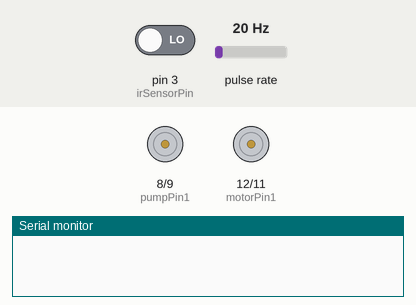
The sketch below on a simulated Arduino Uno, built with avr-gcc and run on an emulated ATmega328P. Parts: motor-driver pin pairs drawn as motors (green arrow = first pin HIGH = forward, orange = second pin HIGH = backward, longer = more drive, scaled by the enable pin), the last lines printed to the serial monitor. Wiring (inferred from the names in the program): pulse sensor: data pin 2. The test bench sets the inputs (shaded band); at power-on: pin 3 (irSensorPin) LOW, pulse rate 20 Hz.

Above: at 1.2 s.
1.3 s: pin 3 (irSensorPin) driven HIGH
At 2.2 s:
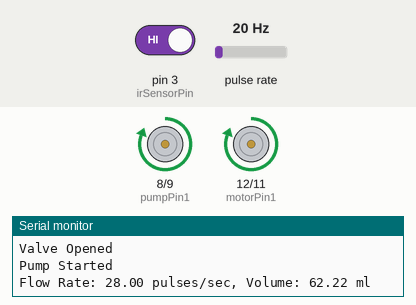
2.9 s: pulse rate (sensor on pin 2) set to 14 Hz
5.9 s: pulse rate (sensor on pin 2) set to 11 Hz
Timing chart, 0 to 8.9 s (numbered marks = the images above; inputs shaded):
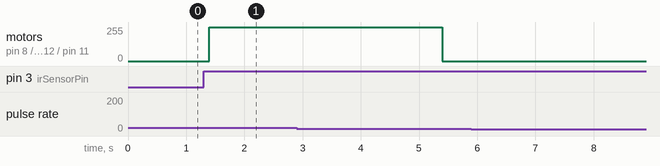

The sketch:

filling.ino
```cpp
// Pin Definitions
const int irSensorPin = 3; // IR sensor to detect product
const int pumpPinEN = 10;
const int pumpPin2 = 9; // Water pump control (relay or transistor)
const int pumpPin1 = 8;
const int motorPin1 = 12;   // L293N Motor control input 1 (for valve)
const int motorPin2 = 11;   // L293N Motor control input 2 (for valve)
const int enablePin = 13;   // L293N Motor driver enable pin (optional for speed control)
const int flowMeterPin = 2; // Flow meter signal input

// Flowmeter Variables
volatile int flowCount = 0;
float flowRate = 0.0;
unsigned long lastFlowTime = 0;
unsigned long lastMillis = 0;
float volume = 0.0; // Volume dispensed in milliliters

// Calibration
const float targetVolume = 200.0;                // Target volume in ml
const float pulsePerLiter = 450.0;               // YF-S401 flowmeter pulses per liter
const float mlPerPulse = 1000.0 / pulsePerLiter; // ml per pulse

void setup()
{
    // Set up pins
    pinMode(irSensorPin, INPUT);
    pinMode(pumpPinEN, OUTPUT);
    pinMode(pumpPin1, OUTPUT);
    pinMode(pumpPin2, OUTPUT);
    pinMode(motorPin1, OUTPUT);
    pinMode(motorPin2, OUTPUT);
    pinMode(enablePin, OUTPUT); // Optional: For speed control via PWM
    pinMode(flowMeterPin, INPUT);

    // Attach interrupt for flowmeter
    attachInterrupt(digitalPinToInterrupt(flowMeterPin), flowMeterISR, RISING);

    // Initialize the serial monitor
    Serial.begin(9600);
}

void loop()
{
    // Check for product presence
    if (digitalRead(irSensorPin) == HIGH)
    {
        // Product detected, open valve and start pump
        openValve();
        delay(100);
        startPump();

        // Reset the volume counter
        volume = 0.0;

        // Filling loop
        while (volume < targetVolume)
        {
            // Calculate the flow rate every second
            unsigned long currentMillis = millis();
            if (currentMillis - lastMillis >= 1000)
            {                         // Every second
                flowRate = flowCount; // Flow count per second
                flowCount = 0;        // Reset the count
                lastMillis = currentMillis;

                // Calculate the volume based on the flowmeter pulses
                volume += flowRate * mlPerPulse; // Each pulse corresponds to mlPerPulse milliliters

                Serial.print("Flow Rate: ");
                Serial.print(flowRate);
                Serial.print(" pulses/sec, Volume: ");
                Serial.print(volume);
                Serial.println(" ml");

                if (volume >= targetVolume)
                {
                    // Target volume reached, stop the pump and close the valve
                    stopPump();
                    delay(100);
                    closeValve();
                    break;
                }
            }
        }

        // Wait for the product to be removed
        while (digitalRead(irSensorPin) == HIGH)
        {
            delay(100); // Product is still present
        }

        // System is ready for the next product
        Serial.println("Waiting for next product...");
        delay(1000); // Wait for some time to avoid bouncing
    }
}

// Function to open the valve
void openValve()
{
    digitalWrite(motorPin1, HIGH); // Motor direction 1
    digitalWrite(motorPin2, LOW);  // Motor direction 2 (reverse)
    digitalWrite(enablePin, HIGH); // Enable motor driver (turn on)
    Serial.println("Valve Opened");
}

// Function to close the valve
void closeValve()
{
    digitalWrite(motorPin1, LOW);  // Motor direction 1
    digitalWrite(motorPin2, HIGH); // Motor direction 2 (reverse)
    digitalWrite(enablePin, HIGH); // Enable motor driver (turn on)
    Serial.println("Valve Closed");
}

// Function to start the water pump
void startPump()
{
    digitalWrite(pumpPin1, HIGH);  // Turn on pump
    digitalWrite(pumpPin2, LOW);   // Turn on pump
    digitalWrite(pumpPinEN, HIGH); // Turn on pump
    Serial.println("Pump Started");
}

// Function to stop the water pump
void stopPump()
{
    digitalWrite(pumpPin1, LOW);  // Turn off pump
    digitalWrite(pumpPin2, LOW);  // Turn on pump
    digitalWrite(pumpPinEN, LOW); // Turn on pump
    Serial.println("Pump Stopped");
}

// Interrupt Service Routine for flowmeter
void flowMeterISR()
{
    flowCount++;
}
```

Measured:
- after the input at 1.3 s, motor on pin 8 (pumpPin1) / pin 9 (pumpPin2), motor on pin 12 (motorPin1) / pin 11 (motorPin2): stopped → forward 255/255 after 0.10 s
- after the input at 5.9 s, every drawn part: stays the same
